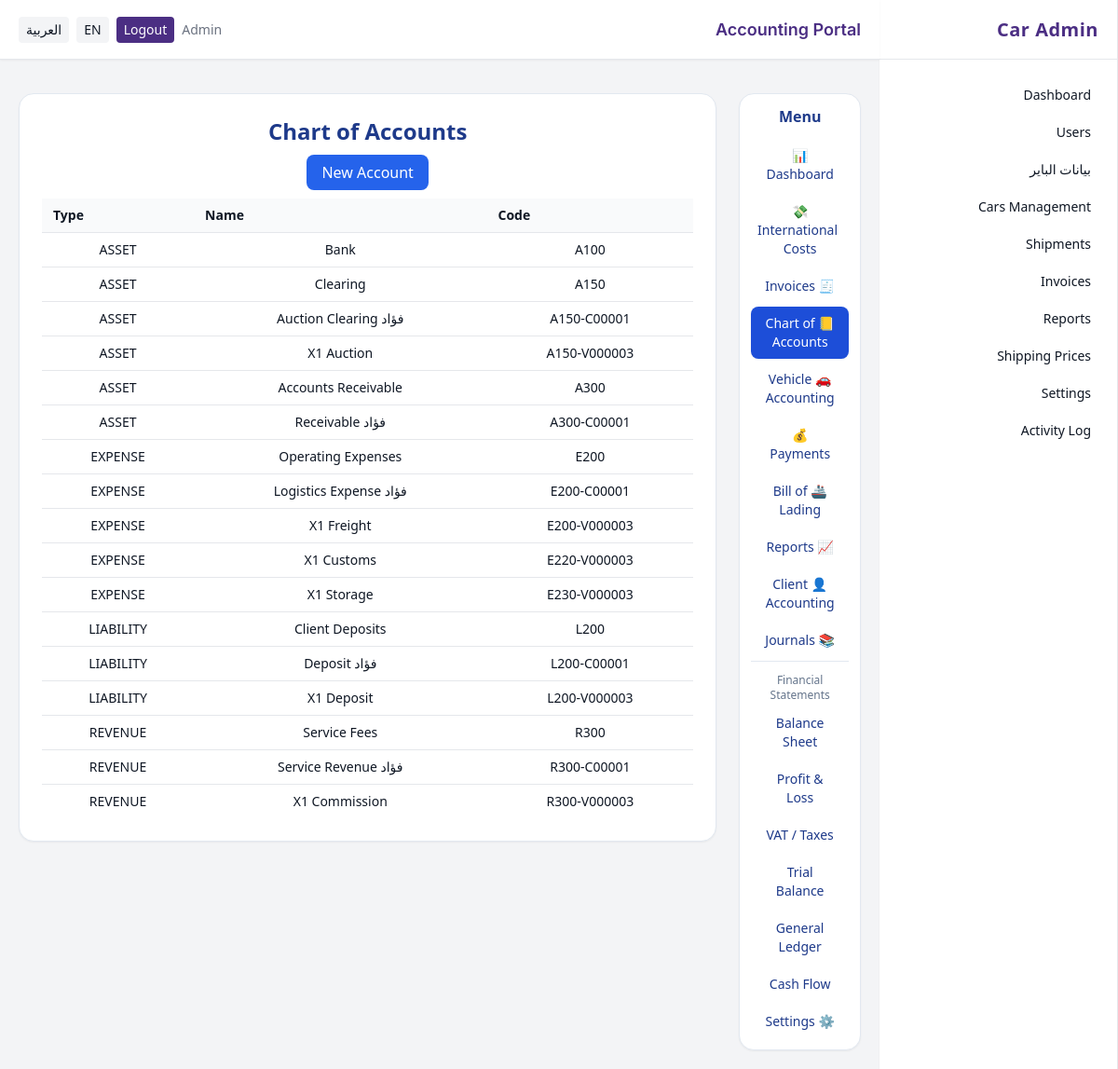
/acct/accounts (signed in), run on an earlier commit of the app's database.
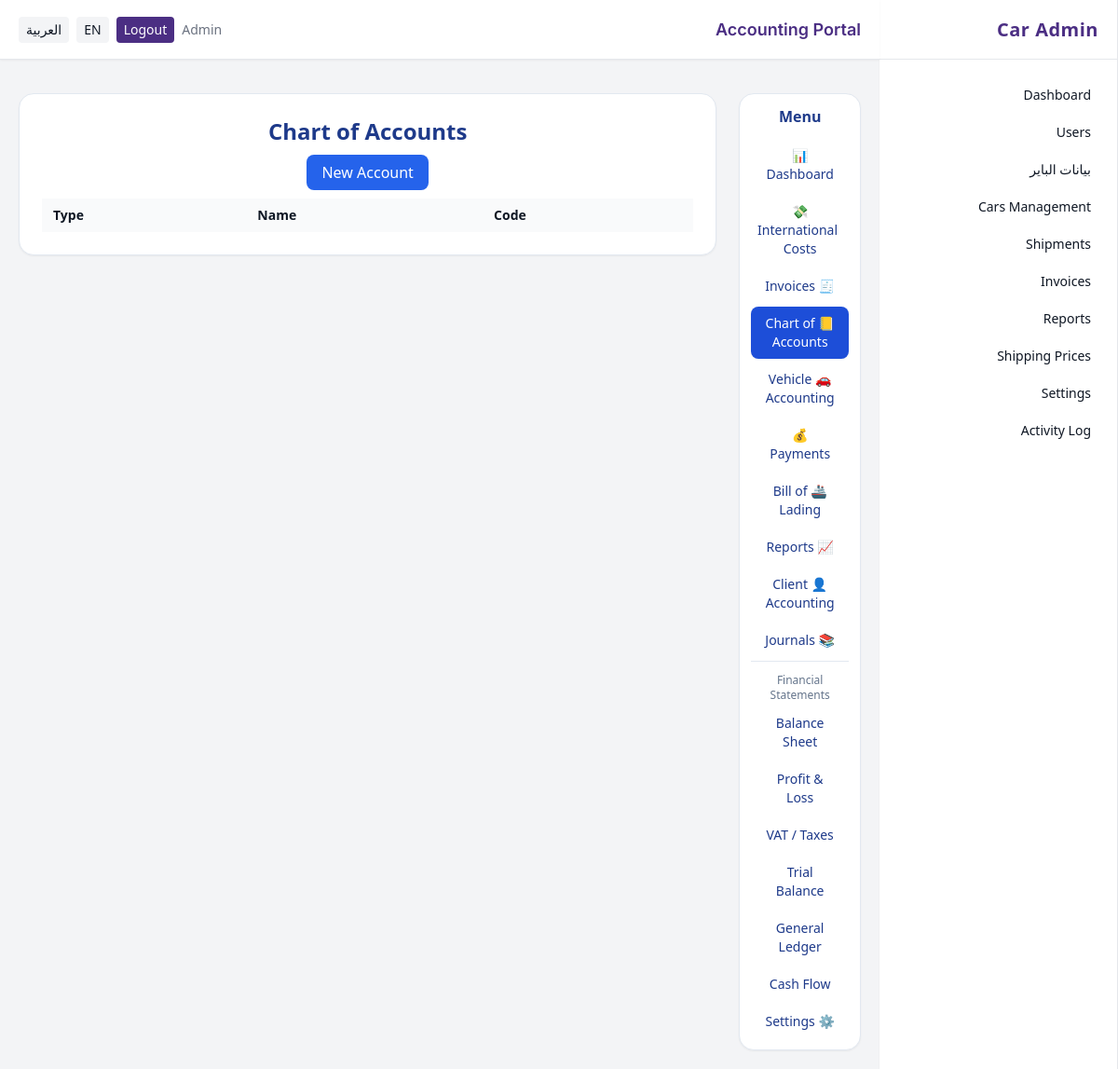
And on a later commit of the database.
### app/models.py (models this page shows)
class Account(db.Model):
    __tablename__ = "accounts"
    id = db.Column(db.Integer, primary_key=True)
    code = db.Column(db.String(20), unique=True, index=True, nullable=False)
    name = db.Column(db.String(200), nullable=False)
    type = db.Column(db.String(20), nullable=False)
    currency_code = db.Column(db.String(3), default="OMR", nullable=False)
    active = db.Column(db.Boolean, default=True, nullable=False)
    created_at = db.Column(db.DateTime, default=datetime.utcnow)
    client_id = db.Column(db.Integer, db.ForeignKey("customers.id"), index=True)
    vehicle_id = db.Column(db.Integer, db.ForeignKey("vehicles.id"), index=True)

### app/blueprints/accounting/routes.py (the view)
@acct_bp.route('/accounts')
@role_required('accountant', 'admin')
def accounts_list():
    rows = db.session.query(Account).order_by(Account.code.asc()).all()
    return render_template('accounting/accounts_list.html', accounts=rows)

### app/models.py (called while the page is built)
    @property
    def is_active(self):
        return bool(self.active)

### app/security.py (called while the page is built)
def _canonicalize_role(role_name: str | None) -> str | None:
    if not role_name:
        return None
    name = role_name.strip().lower()
    synonyms = {
        "staff": "employee",
        "employees": "employee",
    }
    return synonyms.get(name, name)

def role_required(*allowed_roles: str) -> Callable:
    normalized_allowed = {
        r for r in (_canonicalize_role(r) for r in allowed_roles) if r is not None
    }
    def decorator(view_func: Callable) -> Callable:
        @wraps(view_func)
        @login_required
        def wrapper(*args, **kwargs):
            user_role = getattr(getattr(current_user, "role", None), "name", None)
            user_role_norm = _canonicalize_role(user_role)
            if not user_role_norm or user_role_norm not in normalized_allowed:
                abort(403)
            return view_func(*args, **kwargs)
        return wrapper
    return decorator

### app/templates/accounting/accounts_list.html
{% extends "base_accounting.html" %}
{% block acct_content %}
<h2 class="text-2xl font-bold text-blue-900 mb-4">{{ _('Chart of Accounts') }}</h2>
<div class="mb-4">
  <a href="{{ url_for('acct.accounts_new') }}" class="px-4 py-2 rounded-lg bg-blue-600 text-white">{{ _('New Account') }}</a>
</div>
<div class="overflow-x-auto">
<table class="min-w-full divide-y divide-gray-200 text-sm">
  <thead class="bg-gray-50">
    <tr>
      <th class="px-3 py-2 text-left">{{ _('Code') }}</th>
      <th class="px-3 py-2 text-left">{{ _('Name') }}</th>
      <th class="px-3 py-2 text-left">{{ _('Type') }}</th>
    </tr>
  </thead>
  <tbody class="bg-white divide-y divide-gray-200">
    {% for a in accounts %}
    <tr>
      <td class="px-3 py-2">{{ a.code }}</td>
      <td class="px-3 py-2">{{ a.name }}</td>
      <td class="px-3 py-2">{{ a.type }}</td>
    </tr>
    {% endfor %}
  </tbody>
</table>
</div>
{% endblock %}

What changed in the data, as far as the page shows it:
removed Account: code "A100", name "Bank", type "ASSET"
removed Account: code "A150", name "Clearing", type "ASSET"
removed Account: code "A150-C00001", name "فؤاد Auction Clearing", type "ASSET"
removed Account: code "A150-V000003", name "X1 Auction", type "ASSET"
removed Account: code "A300", name "Accounts Receivable", type "ASSET"
removed Account: code "A300-C00001", name "فؤاد Receivable", type "ASSET"
removed Account: code "E200", name "Operating Expenses", type "EXPENSE"
removed Account: code "E200-C00001", name "فؤاد Logistics Expense", type "EXPENSE"
removed Account: code "E200-V000003", name "X1 Freight", type "EXPENSE"
removed Account: code "E220-V000003", name "X1 Customs", type "EXPENSE"
removed Account: code "E230-V000003", name "X1 Storage", type "EXPENSE"
removed Account: code "L200", name "Client Deposits", type "LIABILITY"
removed Account: code "L200-C00001", name "فؤاد Deposit", type "LIABILITY"
removed Account: code "L200-V000003", name "X1 Deposit", type "LIABILITY"
removed Account: code "R300", name "Service Fees", type "REVENUE"
removed Account: code "R300-C00001", name "فؤاد Service Revenue", type "REVENUE"
removed Account: code "R300-V000003", name "X1 Commission", type "REVENUE"
